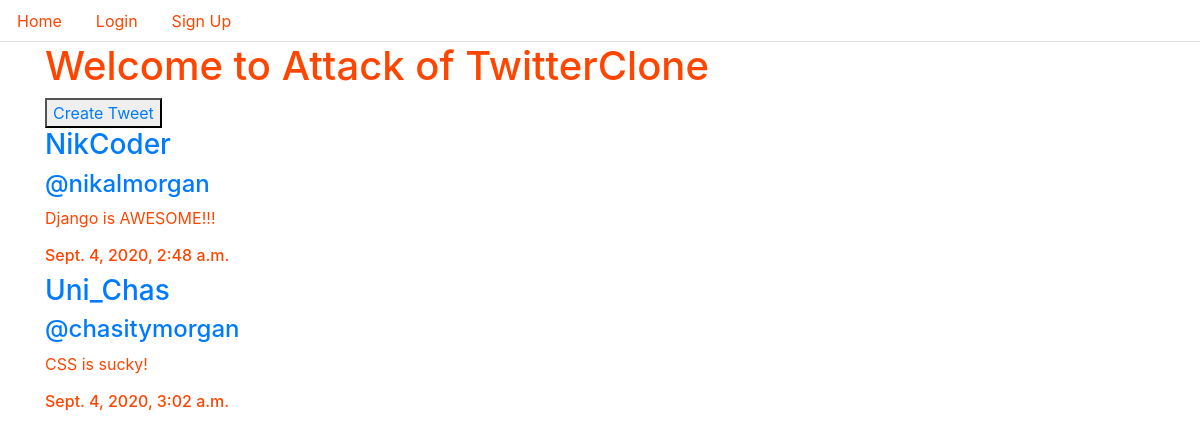
Before: / with the older database file.
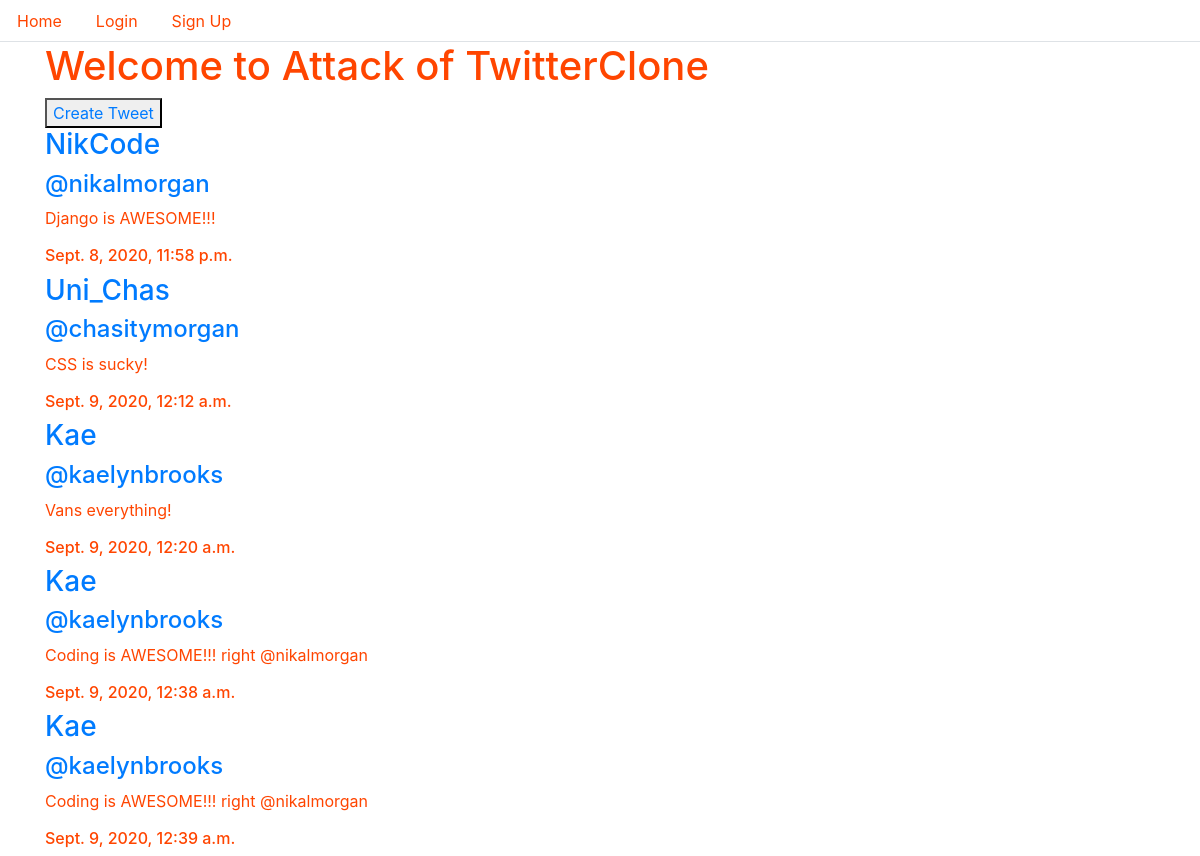
After: the same page with the newer database file.
### tweet/models.py (models this page shows, shortened)
class Tweet(models.Model):
    body = models.CharField(max_length=140)
    madeBy = models.ForeignKey(TwitterUser, on_delete=models.CASCADE)
    date = models.DateTimeField(default=timezone.now)

### twitteruser/models.py (models this page shows, shortened)
class TwitterUser(AbstractUser):
    display_name = models.CharField(max_length=120, blank=True, null=True)
    followers = models.ManyToManyField('self', symmetrical=False, blank=True)
    REQUIRED_FIELDS = ['display_name', 'first_name', 'last_name', 'email']

### twitteruser/views.py (the view)
# urls.py: path('', twitteruserviews.index, name='homepage'),
def index(request):
    tweets = Tweet.objects.all()
    return render(request, 'index.html' , {'tweets': tweets})

### templates/index.html (shortened to what this page needs)
<!DOCTYPE html>
<html lang="en">
<head>
    <link rel="stylesheet" href="https://stackpath.bootstrapcdn.com/bootstrap/4.5.1/css/bootstrap.min.css"
>
</head>
<body>
    <ul class="nav nav-tabs" style="color: orangered;">
        {% if request.user.is_authenticated %}
        <li class="nav-item">
            <a class="nav-link {{index}}" href="/home/" style="color: orangered;">Home</a>
        </li>
        <li class="nav-item">
            <a class="nav-link" href="/profile/{{request.user.username}}/" style="color: orangered;">Profile</a>
        </li>
        <li class="nav-item">
            <a class="nav-link" href="/notification/" style="color: orangered;">Notifications</a>
        </li>
        <li class="nav-item">
            <a class="nav-link " href="/logout/" style="color: orangered;">Logout</a>
        </li>
        {% else %}
        <li class="nav-item">
            <a class="nav-link {{index}}" href="/" style="color: orangered;">Home</a>
        </li>
        <li class="nav-item">
            <a class="nav-link {{login}}" href="/login/" style="color: orangered;">Login</a>
        </li>
        <li class="nav-item">
            <a class="nav-link {{signup}}" href="/signup/" style="color: orangered;">Sign Up</a>
        </li>
        {% endif %}
    </ul>
    <div class="container" style="color: orangered;">
        {% if request.user.is_authenticated %}
        <h1>Welcome {{request.user.username}} to Attack of TwitterClone</h1>
        {% else %}
        <h1>Welcome to Attack of TwitterClone</h1>
        {% endif %}
        <div>
            <button><a href="/tweet/">Create Tweet</a></button>
        </div>
        <div>
            {% for tweet in tweets%}
            <div>
                <h3><a href="/profile/{{ tweet.madeBy.username}}/">{{ tweet.madeBy.display_name}}</a></h3>
                <h4><a href="/profile/{{ tweet.madeBy.username}}/">@{{ tweet.madeBy.username}}</a></h4>
                <p>{{ tweet.body}}</p>
                <h6>{{ tweet.date}}</h6>
            </div>
            {% endfor %}
        </div>
    </div>
</body>
</html>

Changed rows visible on the page:
changed Tweet "Django is AWESOME!!!": madeBy.display_name "NikCoder" → "NikCode"; date "Sept. 4, 2020, 2:48 a.m." → "Sept. 8, 2020, 11:58 p.m."
changed Tweet "CSS is sucky!": date "Sept. 4, 2020, 3:02 a.m." → "Sept. 9, 2020, 12:12 a.m."
added Tweet: madeBy.display_name "Kae", madeBy.username "kaelynbrooks", body "Vans everything!", date "Sept. 9, 2020, 12:20 a.m."
added Tweet: madeBy.display_name "Kae", madeBy.username "kaelynbrooks", body "Coding is AWESOME!!! right @nikalmorgan", date "Sept. 9, 2020, 12:38 a.m."
added Tweet: madeBy.display_name "Kae", madeBy.username "kaelynbrooks", body "Coding is AWESOME!!! right @nikalmorgan", date "Sept. 9, 2020, 12:39 a.m."
